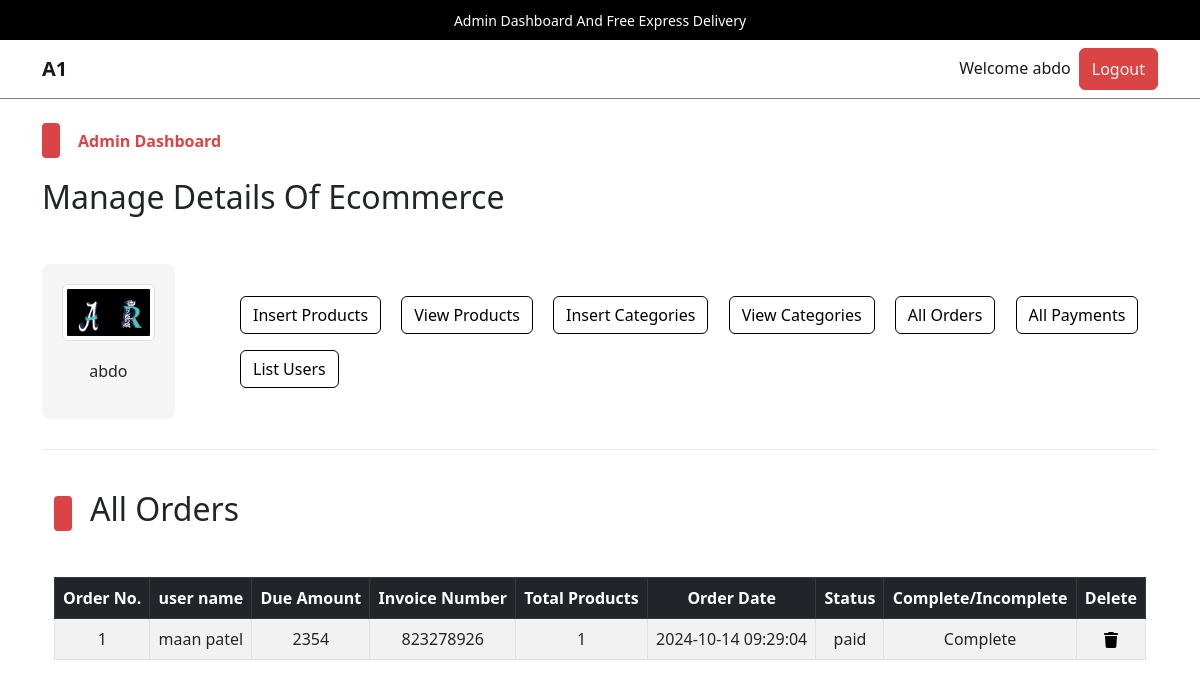
/admin/index.php?list_orders (signed in), run on the app's committed database.
### tables this page shows
CREATE TABLE `admin_table` (
  `admin_id` int(11) NOT NULL,
  `admin_name` varchar(100) NOT NULL,
  `admin_email` varchar(200) NOT NULL,
  `admin_image` varchar(255) NOT NULL,
  `admin_password` varchar(255) NOT NULL
);

CREATE TABLE `user_orders` (
  `order_id` int(11) NOT NULL,
  `user_id` int(112) NOT NULL,
  `amount_due` int(255) NOT NULL,
  `invoice_number` int(255) NOT NULL,
  `total_products` int(255) NOT NULL,
  `order_date` timestamp NOT NULL DEFAULT current_timestamp() ON UPDATE current_timestamp(),
  `order_status` varchar(255) NOT NULL
);

CREATE TABLE `user_table` (
  `user_id` int(11) NOT NULL,
  `username` varchar(100) NOT NULL,
  `user_email` varchar(100) NOT NULL,
  `user_password` varchar(255) NOT NULL,
  `user_image` varchar(255) NOT NULL,
  `user_ip` varchar(100) NOT NULL,
  `user_address` varchar(255) NOT NULL,
  `user_mobile` varchar(20) NOT NULL
);

### admin/list_orders.php (the view, shortened to what this page needs)
<!DOCTYPE html>
<html lang="en">
<head>
</head>
<body>
    <div class="container">
        <div class="categ-header">
            <div class="sub-title">
                <span class="shape"></span>
                <h2>All Orders</h2>
            </div>
        </div>
        <div class="table-data">
            <table class="table table-bordered table-hover table-striped text-center">
                <thead class="table-dark">
                    <?php
                    $get_order_query = "SELECT * FROM `user_orders`";
                    $get_order_result = mysqli_query($con, $get_order_query);
                    $row_count = mysqli_num_rows($get_order_result);
                    if($row_count!=0){
                        echo "
                        <tr>
                        <th>Order No.</th>
                        <th>user name</th>
                        <th>Due Amount</th>
                        <th>Invoice Number</th>
                        <th>Total Products</th>
                        <th>Order Date</th>
                        <th>Status</th>
                        <th>Complete/Incomplete</th>
                        <th>Delete</th>
                    </tr>
                    ";
                    }
                    ?>
                </thead>
                <tbody>
                    <?php
                    if ($row_count == 0) {
                        echo "<h2 class='text-center text-light p-2 bg-dark'>No orders yet</h2>";
                    } else {
                        $id_number = 1;
                        while ($row_fetch_orders = mysqli_fetch_array($get_order_result)) {
                            $order_id = $row_fetch_orders['order_id'];
                            $user_id = $row_fetch_orders['user_id'];
                            $sqlQuery="select * from user_table where user_id=$user_id";
                            $result = mysqli_query($con, $sqlQuery);
                            $row=mysqli_fetch_array($result);
                            $user_id_name = $row["username"];
                            $amount_due = $row_fetch_orders['amount_due'];
                            $invoice_number = $row_fetch_orders['invoice_number'];
                            $total_products = $row_fetch_orders['total_products'];
                            $order_date = $row_fetch_orders['order_date'];
                            $order_status = $row_fetch_orders['order_status'];
                            $order_complete = $row_fetch_orders['order_status'] == 'paid'? 'Complete' : 'Incomplete';
                            echo "
                            <tr>
                            <td>$id_number</td>
                            <td>$user_id_name</td>
                            <td>$amount_due</td>
                            <td>$invoice_number</td>
                            <td>$total_products</td>
                            <td>$order_date</td>
                            <td>$order_status</td>
                            <td>$order_complete</td>
                            <td>
                                <a href='index.php?delete_order=$order_id' data-bs-toggle='modal' data-bs-target='#deleteModal_$order_id'>
                                </a>
                                <div class='modal fade' id='deleteModal_$order_id' tabindex='-1' aria-labelledby='deleteModal_$order_id.Label' aria-hidden='true'>
                                                            <a class='text-light' href='index.php?delete_order=$order_id'>
                                                                Delete Order No. <strong>$id_number</strong>
                                                            </a>
                                </div>
                            </td>
                        </tr>
                            ";
                            $id_number++;
                        }
                    }
                    ?>
                </tbody>
            </table>
        </div>
    </div>
</body>
</html>

### admin/index.php (shortened to what this page needs)
<?php
    include('../functions/common_functions.php');
    if(isset($_SESSION['admin_username'])){
        $admin_name = $_SESSION['admin_username'];
        $get_admin_data = "SELECT * FROM `admin_table` WHERE admin_name = '$admin_name'";
        $get_admin_result = mysqli_query($con,$get_admin_data);
        $row_fetch_admin_data = mysqli_fetch_array($get_admin_result);
        $admin_name = $row_fetch_admin_data['admin_name'];
        $admin_image = $row_fetch_admin_data['admin_image'];
    }else{
        echo "<script>window.open('./admin_login.php','_self');</script>";
    }
?>
<!DOCTYPE html>
<html lang="en">
<head>
    <link rel="stylesheet" href="../assets/css/bootstrap.css" />
    <link rel="stylesheet" href="../assets/css/main.css" />
</head>
<body>
    <div class="upper-nav primary-bg p-2 px-3 text-center text-break">
        <span>Admin Dashboard And Free Express Delivery</span>
    </div>
    <nav class="navbar navbar-expand-lg navbar-light bg-light">
        <div class="container">
            <a class="navbar-brand fw-bold" href="#">A1</a>
            <div class="collapse navbar-collapse" id="navbarSupportedContentad">
                <ul class="navbar-nav ms-auto mb-2 mb-lg-0">
                    <li class="nav-item">
                        <a class="nav-link active" aria-current="page" href="#">Welcome <?php echo $admin_name;?></a>
                    </li>
                    <li class="nav-item">
                    <button class="btn btn-primary p-0 px-1">
                            <a href="./admin_logout.php" class="nav-link text-light">Logout</a>
                        </button>
                    </li>
                </ul>
            </div>
        </div>
    </nav>
    <div class="control">
        <div class="container pt-4 pb-0">
            <div class="categ-header">
                <div class="sub-title">
                    <span class="shape"></span>
                    <span class="title">Admin Dashboard</span>
                </div>
                <h2>Manage Details Of Ecommerce</h2>
            </div>
            <div class="row align-items-center">
                <div class="col-md-2">
                    <div class="admin-image">
                        <a href="./index.php"><img src="./admin_images/<?php echo $admin_image;?>" class="img-thumbnail" alt="Admin Photo"></a>
                        <p><?php echo $admin_name;?></p>
                    </div>
                </div>
                <div class="col-md-10">
                    <div class="buttons">
                        <button class="btn btn-outline-primary m-2">
                            <a href="./insert_product.php" class="nav-link">Insert Products</a>
                        </button>
                        <button class="btn btn-outline-primary m-2">
                            <a href="index.php?view_products" class="nav-link">View Products</a>
                        </button>
                        <button class="btn btn-outline-primary m-2">
                            <a href="index.php?insert_category" class="nav-link">Insert Categories</a>
                        </button>
                        <button class="btn btn-outline-primary m-2">
                            <a href="index.php?view_categories" class="nav-link">View Categories</a>
                        </button>
                        <button class="btn btn-outline-primary m-2">
                            <a href="index.php?list_orders" class="nav-link">All Orders</a>
                        </button>
                        <button class="btn btn-outline-primary m-2">
                            <a href="index.php?list_payments" class="nav-link">All Payments</a>
                        </button>
                        <button class="btn btn-outline-primary m-2">
                            <a href="index.php?list_users" class="nav-link">List Users</a>
                        </button>
                    </div>
                </div>
            </div>
        </div>
    </div>
    <div class="container">
        <div class="divider"></div>
    </div>
    <div class="change-page">
        <div class="container">
            <?php
            if(isset($_GET['list_orders'])){
                include('./list_orders.php');
            }
            ?>
        </div>
    </div>
</body>
</html>

### assets/css/main.css (style rules this page uses)
* { -webkit-box-sizing: border-box; -moz-box-sizing: border-box; box-sizing: border-box; margin: 0; padding: 0; }
html { scroll-behavior: smooth; }
a { text-decoration: none; color: #000000; cursor: pointer; }
button, input[type="submit"] { cursor: pointer; }
ul { list-style: none; }
.primary-bg { background-color: #000; }
.divider { background-color: #eaeaea; height: 1.5px; width: 100%; margin-top: 30px; margin-bottom: 40px; }
.container .categ-header { display: flex; flex-direction: column; gap: 20px; margin-bottom: 40px; }
.container .categ-header .sub-title { display: flex; flex-direction: row; gap: 18px; align-items: center; }
.container .categ-header .sub-title span:nth-of-type(1) { width: 18px; height: 35px; background-color: #DB4444; border-radius: 4px; -webkit-border-radius: 4px; -moz-border-radius: 4px; -ms-border-radius: 4px; -o-border-radius: 4px; }
.shape { display: inline-block; width: 18px; height: 35px; background-color: #DB4444; border-radius: 4px; -webkit-border-radius: 4px; -moz-border-radius: 4px; -ms-border-radius: 4px; -o-border-radius: 4px; }
.container .categ-header .sub-title span:nth-of-type(2) { color: #DB4444; font-weight: bold; }
.upper-nav span { color: #ffffff; font-size: 14px; }
.bg-light { background-color: #ffffff !important; border-bottom: 1px solid #7D8184; }
.control .container .row .admin-image { width: 80%; background-color: #F5F5F5; padding: 20px; display: flex; flex-direction: column; gap:18px; align-items: center; border-radius: 8px; -webkit-border-radius: 8px; -moz-border-radius: 8px; -ms-border-radius: 8px; -o-border-radius: 8px; }
.control .container .row .admin-image img { width: 100%; }
.control .container .row .buttons a.nav-link { transition: 0s; -webkit-transition: 0s; -moz-transition: 0s; -ms-transition: 0s; -o-transition: 0s; }
td { vertical-align: middle; }

### data on the page
admin_table: admin_name "abdo", admin_image (picture)
user_orders: user.username "maan patel", amount_due "2354", invoice_number "823278926", total_products "1", order_date "2024-10-14 09:29:04", order_status "paid", order_status "Complete"
